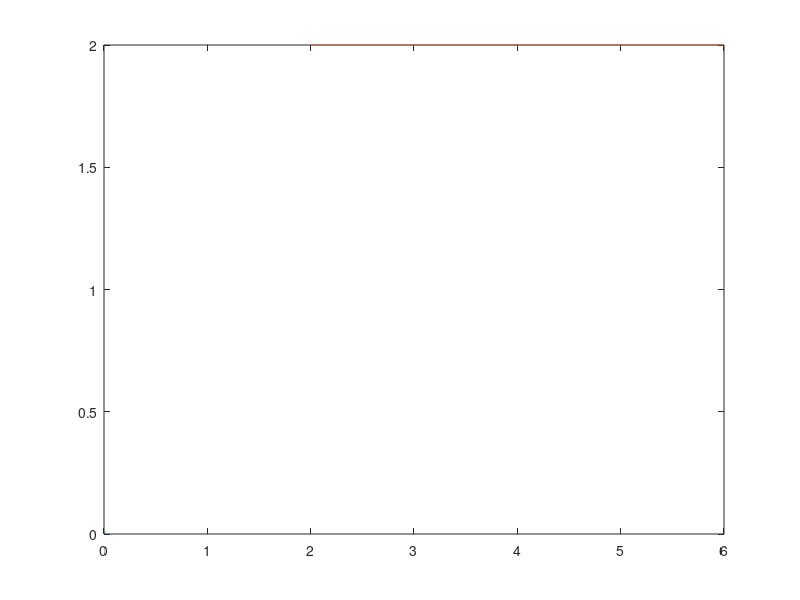

Here is the MATLAB script that generated this plot: (Note: this script raises an error after producing the figure.)
clear all
clc
a=0:0.0001:0.01;
plot(a,a)
hold on
x1=[2 4 6]
y1=[2 2 2]
xx1=2:0.001:6;
yy1=spline(x1,y1,xx1);
plot(xx1,yy1);
gid on

x4=[3.25 4 5 6.25];
y4=[3 3.5  3.75 2.25]
xx4=3.25;0.0001:6.25;
yy4=spline(x1,y1,xx1);
plot(xx4,yy4);